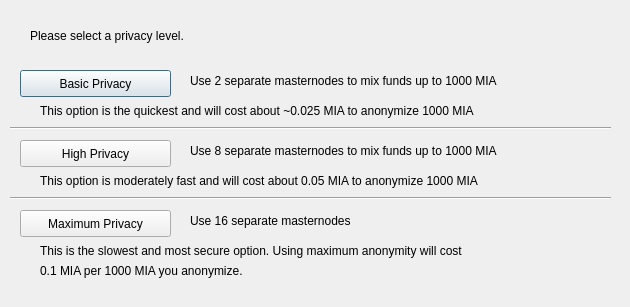
<?xml version="1.0" encoding="UTF-8"?>
<ui version="4.0">
 <class>DarksendConfig</class>
 <widget class="QDialog" name="DarksendConfig">
  <property name="geometry">
   <rect>
    <x>0</x>
    <y>0</y>
    <width>630</width>
    <height>307</height>
   </rect>
  </property>
  <property name="windowTitle">
   <string>Configure PrivateSend</string>
  </property>
  <widget class="QPushButton" name="buttonBasic">
   <property name="geometry">
    <rect>
     <x>20</x>
     <y>70</y>
     <width>151</width>
     <height>27</height>
    </rect>
   </property>
   <property name="text">
    <string>Basic Privacy</string>
   </property>
  </widget>
  <widget class="QPushButton" name="buttonHigh">
   <property name="geometry">
    <rect>
     <x>20</x>
     <y>140</y>
     <width>151</width>
     <height>27</height>
    </rect>
   </property>
   <property name="text">
    <string>High Privacy</string>
   </property>
  </widget>
  <widget class="QPushButton" name="buttonMax">
   <property name="geometry">
    <rect>
     <x>20</x>
     <y>210</y>
     <width>151</width>
     <height>27</height>
    </rect>
   </property>
   <property name="text">
    <string>Maximum Privacy</string>
   </property>
  </widget>
  <widget class="QLabel" name="label">
   <property name="geometry">
    <rect>
     <x>30</x>
     <y>20</y>
     <width>571</width>
     <height>31</height>
    </rect>
   </property>
   <property name="text">
    <string>Please select a privacy level.</string>
   </property>
  </widget>
  <widget class="QLabel" name="label_2">
   <property name="geometry">
    <rect>
     <x>190</x>
     <y>70</y>
     <width>421</width>
     <height>21</height>
    </rect>
   </property>
   <property name="text">
    <string>Use 2 separate masternodes to mix funds up to 1000 MIA</string>
   </property>
  </widget>
  <widget class="QLabel" name="label_3">
   <property name="geometry">
    <rect>
     <x>190</x>
     <y>140</y>
     <width>411</width>
     <height>21</height>
    </rect>
   </property>
   <property name="text">
    <string>Use 8 separate masternodes to mix funds up to 1000 MIA</string>
   </property>
  </widget>
  <widget class="QLabel" name="label_4">
   <property name="geometry">
    <rect>
     <x>190</x>
     <y>210</y>
     <width>421</width>
     <height>21</height>
    </rect>
   </property>
   <property name="text">
    <string>Use 16 separate masternodes</string>
   </property>
  </widget>
  <widget class="QLabel" name="label_6">
   <property name="geometry">
    <rect>
     <x>40</x>
     <y>100</y>
     <width>561</width>
     <height>21</height>
    </rect>
   </property>
   <property name="text">
    <string>This option is the quickest and will cost about ~0.025 MIA to anonymize 1000 MIA</string>
   </property>
  </widget>
  <widget class="QLabel" name="label_7">
   <property name="geometry">
    <rect>
     <x>40</x>
     <y>170</y>
     <width>561</width>
     <height>21</height>
    </rect>
   </property>
   <property name="text">
    <string>This option is moderately fast and will cost about 0.05 MIA to anonymize 1000 MIA</string>
   </property>
  </widget>
  <widget class="QLabel" name="label_8">
   <property name="geometry">
    <rect>
     <x>40</x>
     <y>240</y>
     <width>561</width>
     <height>21</height>
    </rect>
   </property>
   <property name="text">
    <string>This is the slowest and most secure option. Using maximum anonymity will cost</string>
   </property>
  </widget>
  <widget class="QLabel" name="label_9">
   <property name="geometry">
    <rect>
     <x>40</x>
     <y>260</y>
     <width>561</width>
     <height>21</height>
    </rect>
   </property>
   <property name="text">
    <string>0.1 MIA per 1000 MIA you anonymize.</string>
   </property>
  </widget>
  <widget class="Line" name="line">
   <property name="geometry">
    <rect>
     <x>10</x>
     <y>120</y>
     <width>601</width>
     <height>16</height>
    </rect>
   </property>
   <property name="orientation">
    <enum>Qt::Horizontal</enum>
   </property>
  </widget>
  <widget class="Line" name="line_2">
   <property name="geometry">
    <rect>
     <x>10</x>
     <y>190</y>
     <width>601</width>
     <height>16</height>
    </rect>
   </property>
   <property name="orientation">
    <enum>Qt::Horizontal</enum>
   </property>
  </widget>
 </widget>
 <resources/>
 <connections/>
</ui>
